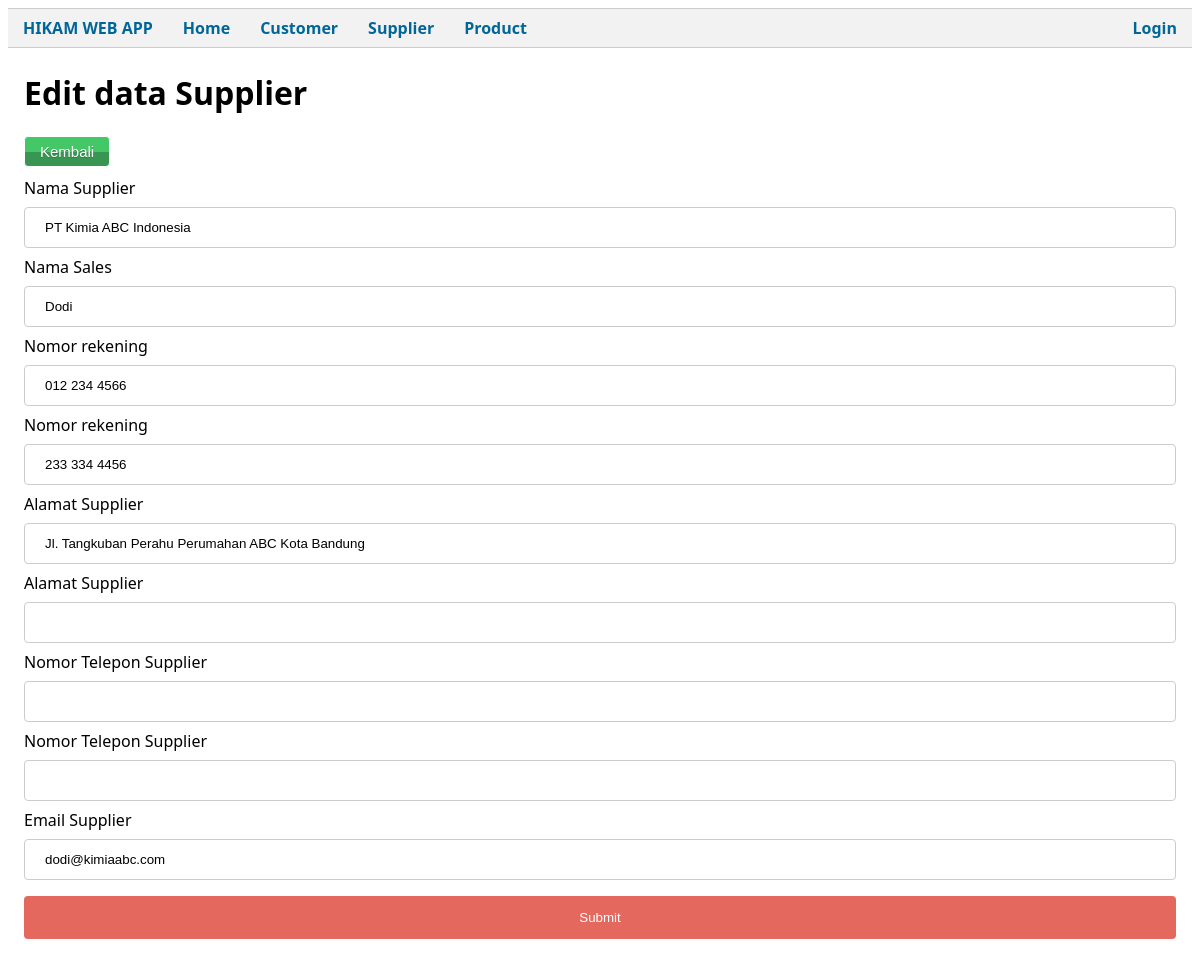
/public/Supplier/editPage/2001, run on the app's committed database.
### tables this page shows
CREATE TABLE `supplier` (
  `supplier_id` int(11) NOT NULL,
  `supplier_name` varchar(255) NOT NULL,
  `sales_name` varchar(255) NOT NULL,
  `norek1` varchar(255) NOT NULL,
  `norek2` varchar(255) NOT NULL,
  `alamat1` varchar(255) NOT NULL,
  `alamat2` varchar(255) NOT NULL,
  `no_telp1` varchar(255) NOT NULL,
  `no_telp2` varchar(255) NOT NULL,
  `email` varchar(255) NOT NULL
);

### app/core/Controller.php (called while the page is built, shortened)
<?php
class Controller
{
    public function view($view, $data = [])
    {
        require_once('../app/views/' . $view . '.php');
    }
    public function model($model)
    {
        return new $model;
    }
}

### app/controllers/Supplier.php (called while the page is built, shortened)
<?php
class Supplier extends Controller
{
    public function editPage($supplier_id)
    {
        $data['judul'] = "Edit data Supplier";
        $data['sup'] = $this->model('Supplier_model')->getSupplierById($supplier_id);
        $this->view('supplier/editPage', $data);
    }
}

### app/core/App.php (called while the page is built, shortened)
<?php
class App
{
    protected $method = 'index';
    protected $params = [];
    public function __construct()
    {
        $url = $this->parseURL();
        if (isset($url[0])) {
            if (file_exists('../app/controllers/' . $url[0] . '.php')) {
                unset($url[0]);
            }
        }
        $this->controller = new $this->controller;
        if (isset($url[1])) {
            if (method_exists($this->controller, $url[1])) {
                $this->method = $url[1];
                unset($url[1]);
            }
        }
        if (!empty($url)) {
            $this->params = array_values($url);
        }
        call_user_func_array([$this->controller, $this->method], $this->params);
    }
    public function parseURL()
    {
        if (isset($_GET['url'])) {
            $url = rtrim($_GET['url'], '/');
            $url = filter_var($url, FILTER_SANITIZE_URL);
            $url = explode('/', $url);
            return $url;
        }
    }
}

### public/index.php (called while the page is built, shortened)
<?php
$app = new App;

### app/core/Database.php (called while the page is built, shortened)
<?php
class Database
{
    private $host = DB_HOST;
    private $db_name = DB_NAME;
    private $user = DB_USER;
    private $pass = DB_PASS;
    private $dbh;
    private $stmt;
    public function __construct()
    {
        $dsn =  'mysql:host=' . $this->host . ';dbname=' . $this->db_name;
        $option = [
            PDO::ATTR_PERSISTENT => true,
            PDO::ATTR_ERRMODE => PDO::ERRMODE_EXCEPTION
        ];
        try {
            $this->dbh = new PDO($dsn, $this->user, $this->pass, $option);
        } catch (PDOException $e) {
            die($e->getMessage());
        }
    }
    public function query($query)
    {
        $this->stmt = $this->dbh->prepare($query);
    }
    public function bind($param, $value, $type = null)
    {
        if (is_null($type)) {
            switch (true) {
                default:
                    $type = PDO::PARAM_STR;
            }
        }
        $this->stmt->bindValue($param, $value, $type);
    }
    public function execute()
    {
        $this->stmt->execute();
    }
    public function single()
    {
        $this->execute();
        return $this->stmt->fetch(PDO::FETCH_ASSOC);
    }
}

### app/models/Supplier_model.php (called while the page is built, shortened)
<?php
class Supplier_model
{
    private $table = "supplier";
    private $db;
    public function __construct()
    {
        $this->db = new Database;
    }
    public function getSupplierById($supplier_id)
    {
        $this->db->query('SELECT * FROM ' . $this->table . ' WHERE supplier_id=:supplier_id');
        $this->db->bind('supplier_id', $supplier_id);
        return $this->db->single();
    }
}

### app/views/supplier/editPage.php (the view, shortened to what this page needs)
<div class="container">
    <h1>Edit data Supplier</h1>
    <a class="editButton" href="<?= BASEURL; ?>/Supplier">Kembali</a>
    <form action="<?= BASEURL; ?>/Supplier/edit" method="post">
        <label for="supplier_name">Nama Supplier</label>
        <input type="text" id="supplier_name" name="supplier_name" autocomplete="off" value="<?= $data['sup']['supplier_name']; ?>">
        <label for="sales_name">Nama Sales</label>
        <input type="text" id="sales_name" name="sales_name" autocomplete="off" value="<?= $data['sup']['sales_name']; ?>">
        <label for="norek1">Nomor rekening</label>
        <input type="text" id="norek1" name="norek1" autocomplete="off" value="<?= $data['sup']['norek1']; ?>">
        <label for="norek2">Nomor rekening</label>
        <input type="text" id="norek2" name="norek2" autocomplete="off" value="<?= $data['sup']['norek2']; ?>">
        <label for="alamat1">Alamat Supplier</label>
        <input type="text" id="alamat1" name="alamat1" autocomplete="off" value="<?= $data['sup']['alamat1']; ?>">
        <label for="alamat2">Alamat Supplier</label>
        <input type="text" id="alamat2" name="alamat2" autocomplete="off" value="<?= $data['sup']['alamat2']; ?>">
        <label for="no_telp1">Nomor Telepon Supplier</label>
        <input type="number" id="no_telp1" name="no_telp1" autocomplete="off" value="<?= $data['sup']['no_telp1']; ?>">
        <label for="no_telp2">Nomor Telepon Supplier</label>
        <input type="number" id="no_telp2" name="no_telp2" autocomplete="off" value="<?= $data['sup']['no_telp2']; ?>">
        <label for="email">Email Supplier</label>
        <input type="email" id="email" name="email" autocomplete="off" value="<?= $data['sup']['email']; ?>">
        <input type="submit" value="Submit">
    </form>
</div>

### public/css/style.css (style rules this page uses)
body { font-family: "Segoe UI", Tahoma, Geneva, Verdana, sans-serif; background-color: #fff; }
.container { padding: 2px 16px; content: ""; display: table; clear: both; }
.editButton { margin-bottom: 10px; box-shadow: inset 0px 39px 0px -24px #44c767; background-color: #399652; border-radius: 4px; border: 1px solid #ffffff; display: inline-block; cursor: pointer; color: #ffffff; font-family: Arial; font-size: 15px; padding: 6px 15px; text-decoration: none; text-shadow: 0px 1px 0px #2d7e42; }
input[type="text"], select { width: 100%; padding: 12px 20px; margin: 8px 0; display: inline-block; border: 1px solid #ccc; border-radius: 4px; box-sizing: border-box; }
input[type="email"], select { width: 100%; padding: 12px 20px; margin: 8px 0; display: inline-block; border: 1px solid #ccc; border-radius: 4px; box-sizing: border-box; }
input[type="number"], select { width: 100%; padding: 12px 20px; margin: 8px 0; display: inline-block; border: 1px solid #ccc; border-radius: 4px; box-sizing: border-box; -moz-appearance: textfield; }
input[type="number"] { -moz-appearance: textfield; }
input[type="submit"] { width: 100%; background-color: #e4685d; color: white; padding: 14px 20px; margin: 8px 0; border: none; border-radius: 4px; cursor: pointer; }

### data on the page
supplier: supplier_name "PT Kimia ABC Indonesia", sales_name "Dodi", norek1 "012 234 4566", norek2 "233 334 4456", alamat1 "Jl. Tangkuban Perahu Perumahan ABC Kota Bandung", email "dodi@kimiaabc.com"
